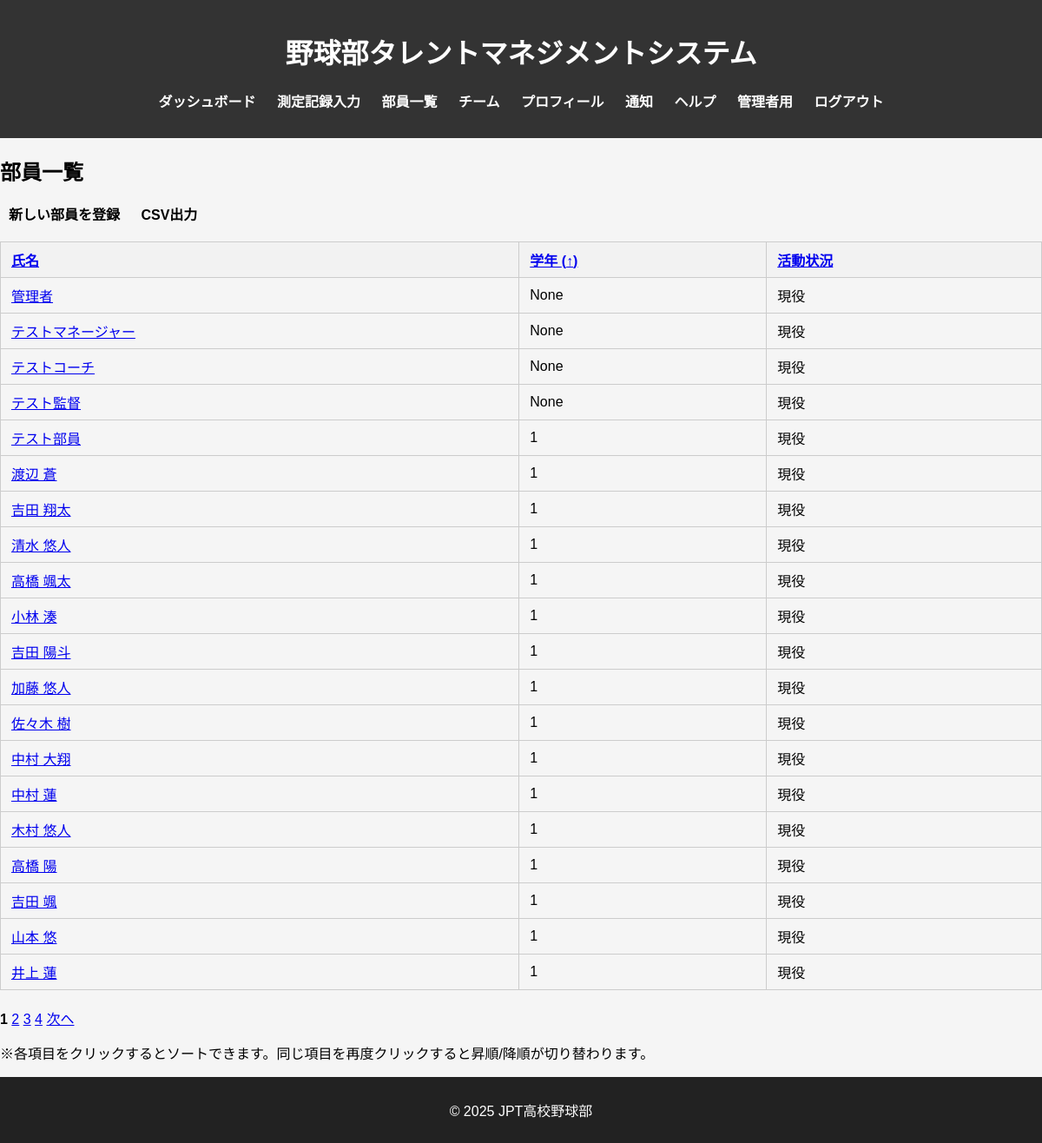
Screenshot of /members/ (signed in) with the database file from the repository.
### db_models.py (models this page shows, shortened)
class User(db.Model, UserMixin):
    __tablename__ = 'users'
    user_id = db.Column(db.Integer, primary_key=True)
    fs_uniquifier = db.Column(db.String(64), unique=True, nullable=False, default=lambda: str(uuid.uuid4()))  # 追加
    name = db.Column(db.String(100), nullable=False)
    password_hash = db.Column(db.String(200), nullable=False)
    grade = db.Column(db.Integer, nullable=True)
    is_active = db.Column(db.Boolean, default=True)
    team_status = db.Column(db.Boolean, default=False)
    created_at = db.Column(db.DateTime, default=lambda: datetime.now(tz=ZoneInfo('Asia/Tokyo')))
    updated_at = db.Column(db.DateTime, default=lambda: datetime.now(tz=ZoneInfo('Asia/Tokyo')),
                           onupdate=lambda: datetime.now(tz=ZoneInfo('Asia/Tokyo')))
    roles = db.relationship('Role', secondary='user_roles', backref=db.backref('users', lazy='dynamic'))
    def has_any_role(self, *roles):
        return any(role.name in roles for role in self.roles)

### blueprints/members/routes.py (the view)
@members_bp.route('/')
@login_required
@roles_accepted("administer", "coach", "director")
def members():
    page = request.args.get('page', 1, type=int)
    per_page = request.args.get('per_page', 20, type=int)
    sort_by = request.args.get('sort_by')
    current_sort_by = request.args.get('sort_by')
    current_sort_order = request.args.get('sort_order')
    if sort_by == current_sort_by:
        new_sort_order = 'desc' if current_sort_order == 'asc' else 'asc'
    else:
        new_sort_order = 'asc'
    if not sort_by:
        sort_by = 'grade'
        new_sort_order = 'asc'
    if sort_by == 'name':
        sort_column = User.name
    elif sort_by == 'grade':
        sort_column = User.grade
    elif sort_by == 'status':
        sort_column = User.is_active
    sort_column = sort_column.desc() if new_sort_order == 'desc' else sort_column.asc()
    pagination = User.query.order_by(sort_column).paginate(page=page, per_page=per_page)
    members_list = pagination.items
    return render_template('members/members.html',
                           members=members_list,
                           pagination=pagination,
                           sort_by=sort_by,
                           sort_order=new_sort_order)

### app.py (called while the page is built)
@login_manager.user_loader
def load_user(user_id):
    return User.query.get(int(user_id))

### templates/members/members.html (shortened to what this page needs)
{% extends "base.html" %}
{% block content %}
<h2>部員一覧</h2>
<nav>
    <ul>
        <li><a href="{{ url_for('members.new_member') }}" style="color: black;">新しい部員を登録</a></li>
        <li><a href="{{ url_for('members.export_csv') }}" style="color: black;">CSV出力</a></li>
    </ul>
</nav>
<table class="member-table">
  <thead>
    <tr>
      <th>
        <a href="{{ url_for('members.members', sort_by='name', sort_order=sort_order) }}">
          氏名 {% if sort_by == 'name' %}({{ '↑' if sort_order == 'asc' else '↓' }}){% endif %}
        </a>
      </th>
      <th>
        <a href="{{ url_for('members.members', sort_by='grade', sort_order=sort_order) }}">
          学年 {% if sort_by == 'grade' %}({{ '↑' if sort_order == 'asc' else '↓' }}){% endif %}
        </a>
      </th>
      <th>
        <a href="{{ url_for('members.members', sort_by='status', sort_order=sort_order) }}">
          活動状況 {% if sort_by == 'status' %}({{ '↑' if sort_order == 'asc' else '↓' }}){% endif %}
        </a>
      </th>
    </tr>
  </thead>
  <tbody>
    {% for member in members %}
    <tr>
      <td><a href="{{ url_for('members.member_records', member_id=member.user_id) }}">{{ member.name }}</a></td>
      <td>{{ member.grade }}</td>
      <td>{% if member.is_active %}現役{% else %}引退{% endif %}</td>
    </tr>
    {% endfor %}
  </tbody>
</table>
<div class="pagination">
    {% for page_num in pagination.iter_pages() %}
        {% if page_num %}
            {% if page_num == pagination.page %}
                <strong>{{ page_num }}</strong>
            {% else %}
                <a href="{{ url_for('members.members', page=page_num, sort_by=sort_by, sort_order=sort_order) }}">{{ page_num }}</a>
            {% endif %}
        {% else %}
            <span class="ellipsis">…</span>
        {% endif %}
    {% endfor %}
    {% if pagination.has_next %}
        <a href="{{ url_for('members.members', page=pagination.next_num, sort_by=sort_by, sort_order=sort_order) }}">次へ</a>
    {% endif %}
</div>
<div class="sort-help">
    <p>※各項目をクリックするとソートできます。同じ項目を再度クリックすると昇順/降順が切り替わります。</p>
</div>
{% endblock %}

### static/styles.css (style rules this page uses)
body { font-family: Arial, sans-serif; margin: 0; padding: 0; background-color: #f5f5f5; }
nav ul { list-style: none; padding: 0; }
nav ul li { display: inline; margin: 10px; }
nav ul li a { color: white; text-decoration: none; font-weight: bold; }
table.member-table { border-collapse: collapse; width: 100%; margin: 20px 0; }
table.member-table th, table.member-table td { border: 1px solid #ccc; padding: 8px 12px; text-align: left; }
table.member-table th { background-color: #f2f2f2; }

### rows the page displays
User: name "管理者", grade "None", is_active "現役"
User: name "テストマネージャー", grade "None", is_active "現役"
User: name "テストコーチ", grade "None", is_active "現役"
User: name "テスト監督", grade "None", is_active "現役"
User: name "テスト部員", grade "1", is_active "現役"
User: name "渡辺 蒼", grade "1", is_active "現役"
User: name "吉田 翔太", grade "1", is_active "現役"
User: name "清水 悠人", grade "1", is_active "現役"
User: name "高橋 颯太", grade "1", is_active "現役"
User: name "小林 湊", grade "1", is_active "現役"
User: name "吉田 陽斗", grade "1", is_active "現役"
User: name "加藤 悠人", grade "1", is_active "現役"
User: name "佐々木 樹", grade "1", is_active "現役"
User: name "中村 大翔", grade "1", is_active "現役"
User: name "中村 蓮", grade "1", is_active "現役"
User: name "木村 悠人", grade "1", is_active "現役"
User: name "高橋 陽", grade "1", is_active "現役"
User: name "吉田 颯", grade "1", is_active "現役"
User: name "山本 悠", grade "1", is_active "現役"
User: name "井上 蓮", grade "1", is_active "現役"

### other values shown
{{ '↑' if sort_order == 'asc' else '↓' }} "↑"
{{ page_num }} "1"
{{ page_num }} "2" "3" "4"
